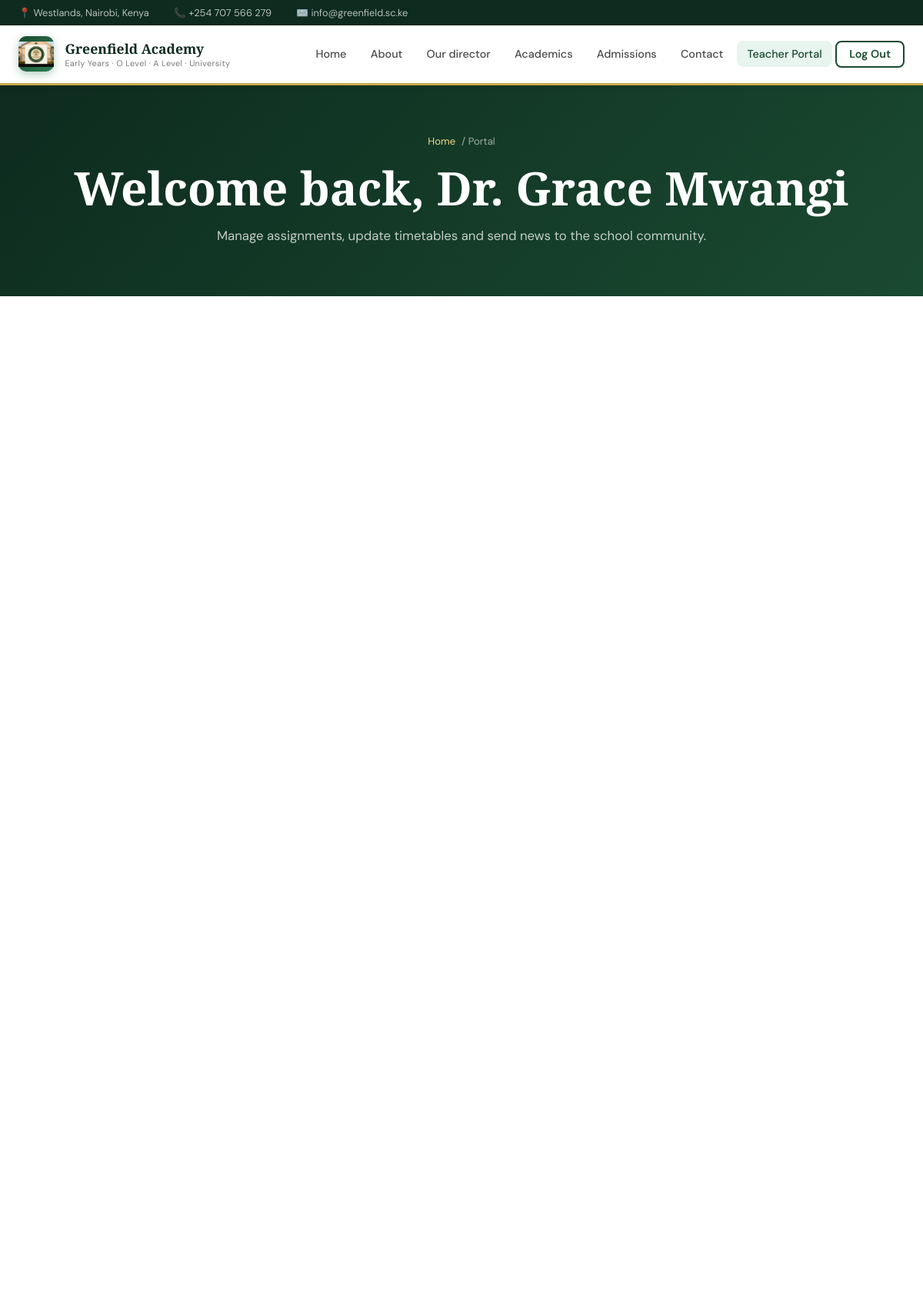
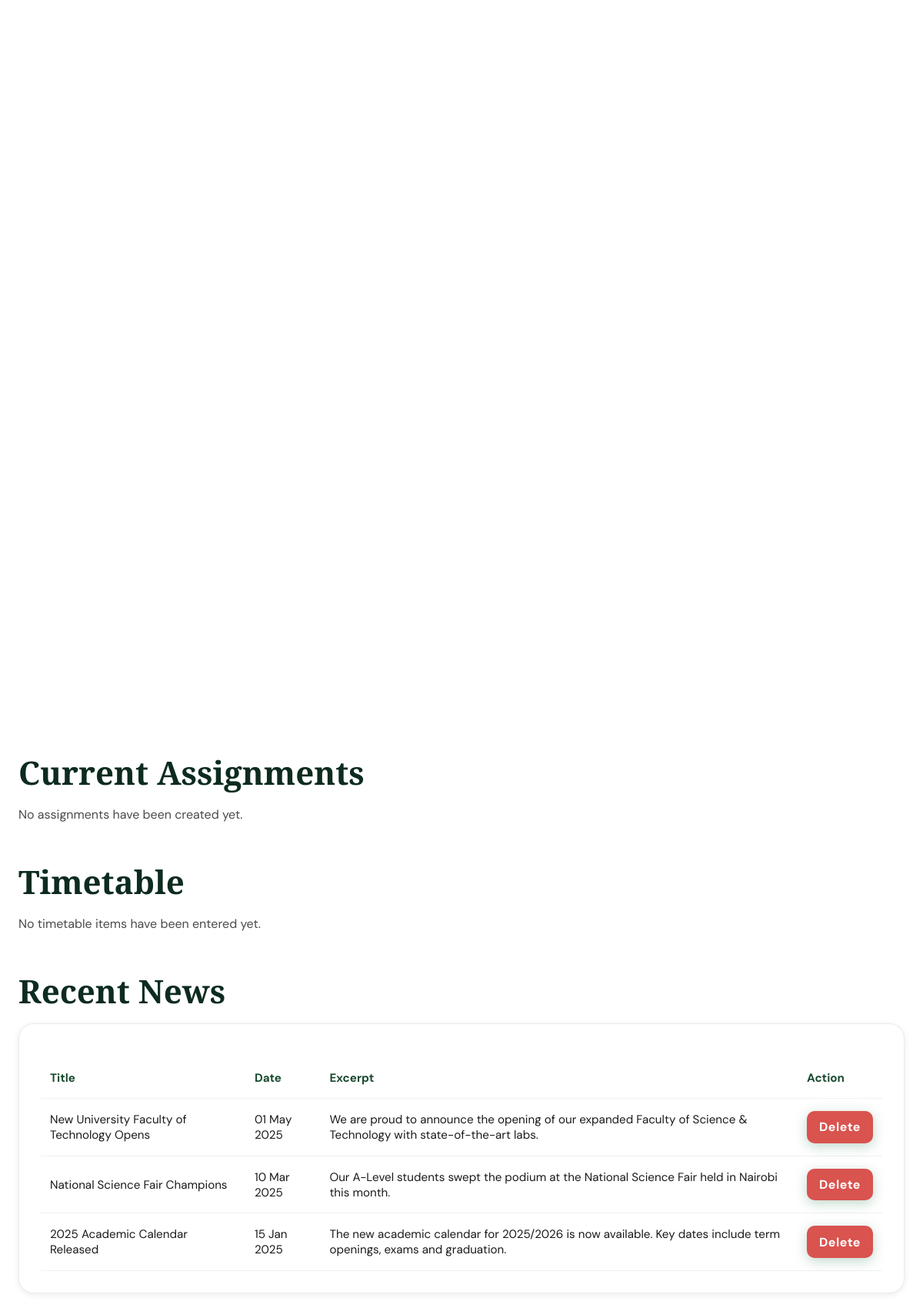
Screenshot of /portal.php (signed in, upper part) with the database file from the repository (2 pictures, top to bottom).
### tables this page shows
CREATE TABLE users (
    id          INT AUTO_INCREMENT PRIMARY KEY,
    full_name   VARCHAR(120)        NOT NULL,
    email       VARCHAR(180)        NOT NULL UNIQUE,
    password    VARCHAR(255)        NOT NULL,   
    role        ENUM('student','staff','admin') NOT NULL DEFAULT 'student',
    level       ENUM('early_years','o_level','a_level','university') DEFAULT NULL,
    student_id  VARCHAR(20)         UNIQUE,
    avatar      VARCHAR(255)        DEFAULT NULL,
    created_at  TIMESTAMP           DEFAULT CURRENT_TIMESTAMP
);

CREATE TABLE news (
    id          INT AUTO_INCREMENT PRIMARY KEY,
    title       VARCHAR(200)    NOT NULL,
    excerpt     TEXT,
    content     LONGTEXT,
    author_id   INT,
    image       VARCHAR(255),
    published_at DATE,
    FOREIGN KEY (author_id) REFERENCES users(id) ON DELETE SET NULL
);

### config.php (called while the page is built, shortened)
<?php
function db()
{
    static $pdo = null;
    if ($pdo === null) {
        $dsn = sprintf('mysql:host=%s;dbname=%s;charset=utf8mb4', DB_HOST, DB_NAME);
        $options = [
            PDO::ATTR_ERRMODE => PDO::ERRMODE_EXCEPTION,
            PDO::ATTR_DEFAULT_FETCH_MODE => PDO::FETCH_ASSOC,
            PDO::ATTR_EMULATE_PREPARES => false,
        ];
        $pdo = new PDO($dsn, DB_USER, DB_PASS, $options);
    }
    return $pdo;
}
function sanitize($value)
{
    return htmlspecialchars((string)$value, ENT_QUOTES | ENT_SUBSTITUTE, 'UTF-8');
}
function isLoggedIn()
{
    return !empty($_SESSION['user_id']);
}
function currentUser()
{
    static $user = null;
    if ($user === null) {
        $stmt = db()->prepare('SELECT id, full_name, email, role, level, student_id, avatar FROM users WHERE id = ?');
        $stmt->execute([$_SESSION['user_id']]);
        $user = $stmt->fetch() ?: null;
    }
    return $user;
}

### portal.php (the view, shortened to what this page needs)
<?php
require_once __DIR__ . '/config.php';
$user = currentUser();
$levels = [
    'early_years' => 'Early Years',
    'o_level'     => 'O Level',
    'a_level'     => 'A Level',
    'university'  => 'University',
];
$newsItems = db()->query('SELECT * FROM news ORDER BY published_at DESC LIMIT 5')->fetchAll();
$staffAssignments = db()->query('SELECT a.*, u.full_name AS teacher_name FROM assignments a LEFT JOIN users u ON a.assigned_by = u.id ORDER BY a.level, a.due_date ASC')->fetchAll();
$staffTimetable = db()->query('SELECT * FROM timetables ORDER BY FIELD(day_of_week, "Monday", "Tuesday", "Wednesday", "Thursday", "Friday", "Saturday"), level, start_time ASC')->fetchAll();
?>
<?php include __DIR__ . '/header.php'; ?>
<div class="page-hero">
  <div class="container">
    <div class="breadcrumb"><a href="index.php">Home</a> / Portal</div>
    <h1>Welcome back, <?= sanitize($user['full_name']) ?></h1>
    <p><?= $user['role'] === 'student' ? 'View your current assignments, timetable and school announcements.' : 'Manage assignments, update timetables and send news to the school community.' ?></p>
  </div>
</div>
<section class="section section-alt portal-actions-section">
  <div class="container">
    <div class="portal-actions">
    </div>
  </div>
</section>
<section class="section section-alt">
  <div class="container">
    <?php if ($user['role'] === 'student'): ?>
      <div class="portal-grid">
        <div class="portal-tile">
          <div class="tile-icon">📚</div>
          <h4>Assignments</h4>
          <p>Your assignments for <?= sanitize($levels[$user['level']] ?? 'your level') ?>.</p>
        </div>
        <div class="portal-tile">
          <div class="tile-icon">🗓️</div>
          <h4>Timetable</h4>
          <p>See the lesson plan assigned for your level.</p>
        </div>
        <div class="portal-tile">
          <div class="tile-icon">📰</div>
          <h4>Latest News</h4>
          <p>School announcements and updates from teachers.</p>
        </div>
      </div>
      <div id="assignments" class="portal-section">
        <h2>Assignments</h2>
        <?php if ($studentAssignments): ?>
          <div class="portal-card">
            <table class="portal-table">
              <thead>
                <tr><th>Title</th><th>Due Date</th><th>Description</th><th>Level</th></tr>
              </thead>
              <tbody>
                <?php foreach ($studentAssignments as $assignment): ?>
                  <tr>
                    <td><?= sanitize($assignment['title']) ?></td>
                    <td><?= sanitize(date('d M Y', strtotime($assignment['due_date']))) ?></td>
                    <td><?= sanitize($assignment['description']) ?></td>
                    <td><?= sanitize($levels[$assignment['level']]) ?></td>
                  </tr>
                <?php endforeach; ?>
              </tbody>
            </table>
          </div>
        <?php else: ?>
          <p class="mt-2">No assignments have been assigned for your level yet. Please check back soon.</p>
        <?php endif; ?>
      </div>
      <div id="timetable" class="portal-section">
        <h2>Timetable</h2>
        <?php if ($studentTimetable): ?>
          <div class="portal-card">
            <table class="portal-table">
              <thead>
                <tr><th>Day</th><th>Time</th><th>Subject</th><th>Teacher</th><th>Venue</th></tr>
              </thead>
              <tbody>
                <?php foreach ($studentTimetable as $item): ?>
                  <tr>
                    <td><?= sanitize($item['day_of_week']) ?></td>
                    <td><?= sanitize(date('H:i', strtotime($item['start_time']))) ?> – <?= sanitize(date('H:i', strtotime($item['end_time']))) ?></td>
                    <td><?= sanitize($item['subject']) ?></td>
                    <td><?= sanitize($item['teacher']) ?></td>
                    <td><?= sanitize($item['venue']) ?></td>
                  </tr>
                <?php endforeach; ?>
              </tbody>
            </table>
          </div>
        <?php else: ?>
          <p class="mt-2">No timetable has been published for your level yet. Teachers will update this soon.</p>
        <?php endif; ?>
      </div>
      <div id="news" class="portal-section">
        <h2>Latest News</h2>
        <?php if ($newsItems): ?>
          <?php foreach ($newsItems as $news): ?>
          <div class="portal-card">
            <h3><?= sanitize($news['title']) ?></h3>
            <p style="margin:.5rem 0;font-weight:600;color:var(--green-mid)"><?= sanitize(date('d M Y', strtotime($news['published_at']))) ?></p>
            <p><?= sanitize($news['excerpt']) ?></p>
          </div>
          <?php endforeach; ?>
        <?php else: ?>
          <p class="mt-2">No news announcements are available yet.</p>
        <?php endif; ?>
      </div>
    <?php else: ?>
      <div class="portal-grid">
      </div>
      <div class="portal-section portal-flex">
      </div>
      <div class="portal-section">
        <h2>Current Assignments</h2>
        <?php if ($staffAssignments): ?>
          <div class="portal-card">
            <table class="portal-table">
              <thead>
                <tr><th>Title</th><th>Level</th><th>Due</th><th>Added By</th><th>Action</th></tr>
              </thead>
              <tbody>
                <?php foreach ($staffAssignments as $assignment): ?>
                <tr>
                  <td><?= sanitize($assignment['title']) ?></td>
                  <td><?= sanitize($levels[$assignment['level']]) ?></td>
                  <td><?= sanitize(date('d M Y', strtotime($assignment['due_date']))) ?></td>
                  <td><?= sanitize($assignment['teacher_name'] ?? 'Staff') ?></td>
                  <td>
                    <form method="POST" action="" style="display:inline">
                      <input type="hidden" name="action" value="delete_assignment">
                      <input type="hidden" name="assignment_id" value="<?= sanitize($assignment['id']) ?>">
                      <button type="submit" class="btn-submit" style="width:auto;padding:.65rem 1rem;background:#d9534f;">Delete</button>
                    </form>
                  </td>
                </tr>
                <?php endforeach; ?>
              </tbody>
            </table>
          </div>
        <?php else: ?>
          <p>No assignments have been created yet.</p>
        <?php endif; ?>
      </div>
      <div class="portal-section">
        <h2>Timetable</h2>
        <?php if ($staffTimetable): ?>
          <div class="portal-card">
            <table class="portal-table">
              <thead>
                <tr><th>Level</th><th>Day</th><th>Time</th><th>Subject</th><th>Venue</th><th>Action</th></tr>
              </thead>
              <tbody>
                <?php foreach ($staffTimetable as $item): ?>
                <tr>
                  <td><?= sanitize($levels[$item['level']] ?? $item['level']) ?></td>
                  <td><?= sanitize($item['day_of_week']) ?></td>
                  <td><?= sanitize(date('H:i', strtotime($item['start_time']))) ?>–<?= sanitize(date('H:i', strtotime($item['end_time']))) ?></td>
                  <td><?= sanitize($item['subject']) ?></td>
                  <td><?= sanitize($item['venue']) ?></td>
                  <td>
                    <form method="POST" action="" style="display:inline">
                      <input type="hidden" name="action" value="delete_timetable">
                      <input type="hidden" name="timetable_id" value="<?= sanitize($item['id']) ?>">
                      <button type="submit" class="btn-submit" style="width:auto;padding:.65rem 1rem;background:#d9534f;">Delete</button>
                    </form>
                  </td>
                </tr>
                <?php endforeach; ?>
              </tbody>
            </table>
          </div>
        <?php else: ?>
          <p>No timetable items have been entered yet.</p>
        <?php endif; ?>
      </div>
      <div class="portal-section">
        <h2>Recent News</h2>
        <?php if ($newsItems): ?>
          <div class="portal-card">
            <table class="portal-table">
              <thead>
                <tr><th>Title</th><th>Date</th><th>Excerpt</th><th>Action</th></tr>
              </thead>
              <tbody>
                <?php foreach ($newsItems as $news): ?>
                <tr>
                  <td><?= sanitize($news['title']) ?></td>
                  <td><?= sanitize(date('d M Y', strtotime($news['published_at']))) ?></td>
                  <td><?= sanitize($news['excerpt']) ?></td>
                  <td>
                    <form method="POST" action="" style="display:inline">
                      <button type="submit" class="btn-submit" style="width:auto;padding:.65rem 1rem;background:#d9534f;">Delete</button>
                    </form>
                  </td>
                </tr>
                <?php endforeach; ?>
              </tbody>
            </table>
          </div>
        <?php else: ?>
          <p>No news announcements are available yet.</p>
        <?php endif; ?>
      </div>
    <?php endif; ?>
  </div>
</section>
<?php include __DIR__ . '/footer.php'; ?>

### header.php (shortened to what this page needs)
<?php
$currentPage = basename($_SERVER['PHP_SELF'], '.php');
$user = currentUser();
?>
<!DOCTYPE html>
<html lang="en">
<head>
<link rel="stylesheet" href="https://cdnjs.cloudflare.com/ajax/libs/font-awesome/6.5.1/css/all.min.css">
<link rel="stylesheet" href="main.css">
</head>
<body>
<div class="topbar">
  <div class="topbar-inner">
    <span>📍 <?= SITE_ADDRESS ?></span>
    <span>📞 <?= SITE_PHONE ?></span>
    <span>✉️ <?= SITE_EMAIL ?></span>
  </div>
</div>
<header class="site-header">
  <div class="header-inner">
    <a href="index.php" class="logo">
      <div class="logo-mark"><img src="logo.jpg" alt="Logo"></div>
      <div class="logo-text">
        <span class="logo-name"><?= SITE_NAME ?></span>
        <span class="logo-sub">Early Years · O Level · A Level · University</span>
      </div>
    </a>
    <nav class="main-nav">
      <a href="index.php"          class="<?= $currentPage==='index'      ? 'active':'' ?>">Home</a>
      <a href="about.php"          class="<?= $currentPage==='about'      ? 'active':'' ?>">About</a>
      <a href="portfolio.php"      class="<?= $currentPage==='portfolio'  ? 'active':'' ?>">Our director</a>
      <a href="academics.php"      class="<?= $currentPage==='academics'  ? 'active':'' ?>">Academics</a>
      <a href="admissions.php"     class="<?= $currentPage==='admissions' ? 'active':'' ?>">Admissions</a>
      <a href="contact.php"        class="<?= $currentPage==='contact'    ? 'active':'' ?>">Contact</a>
      <?php if(isLoggedIn()): ?>
        <?php $portalLabel = $user['role'] === 'student' ? 'Student Portal' : 'Teacher Portal'; ?>
        <a href="portal.php"       class="<?= $currentPage==='portal'     ? 'active':'' ?>"><?= sanitize($portalLabel) ?></a>
        <a href="logout.php" class="btn-nav-outline">Log Out</a>
      <?php else: ?>
        <a href="login.php" class="btn-nav">Portal Login</a>
      <?php endif; ?>
    </nav>
  </div>
</header>

### footer.php (shortened to what this page needs)
</body>
</html>

### rows the page displays
users: role "Teacher Portal", full_name "Dr. Grace Mwangi"
news: title "New University Faculty of Technology Opens", published_at "01 May 2025", excerpt "We are proud to announce the opening of our expanded Faculty of Science & Technology with state-of-the-art labs."
news: title "National Science Fair Champions", published_at "10 Mar 2025", excerpt "Our A-Level students swept the podium at the National Science Fair held in Nairobi this month."
news: title "2025 Academic Calendar Released", published_at "15 Jan 2025", excerpt "The new academic calendar for 2025/2026 is now available. Key dates include term openings, exams and graduation."

### other values shown
SITE_ADDRESS "Westlands, Nairobi, Kenya"
SITE_PHONE "+254 707 566 279"
SITE_EMAIL "info@greenfield.sc.ke"
SITE_NAME "Greenfield Academy"
